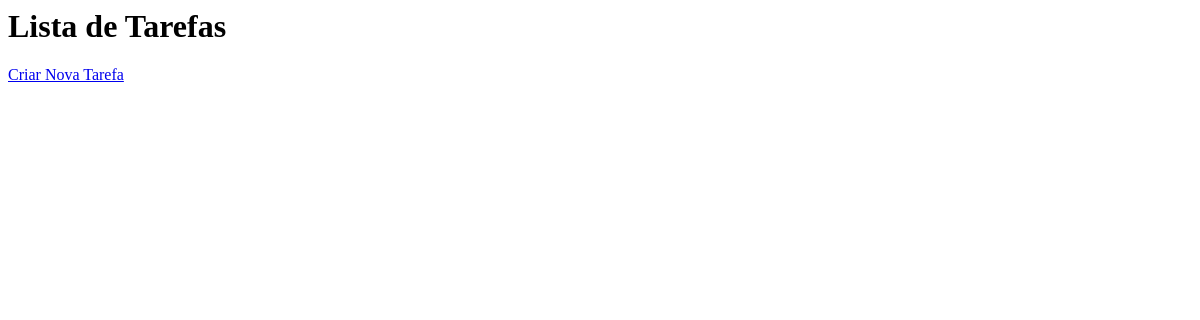
Before: / with the older database file.
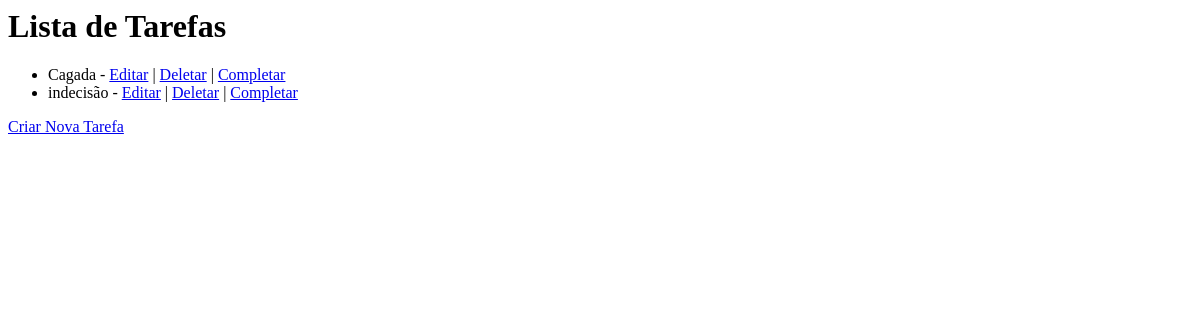
After: the same page with the newer database file.
### todos/models.py (models this page shows)
class Todo(models.Model):
    title = models.CharField(max_length=100, null=False, blank=False)
    created_at = models.DateField(auto_now_add=True, null=False, blank=False)
    deadline = models.DateField(null=False, blank=False)
    finished_at = models.DateField(null=True)

### todos/views.py (the view)
# urls.py: path('', TodoListView.as_view(), name='todo_list'),
class TodoListView(ListView):
    model = Todo

### todos/templates/todos/todo_list.html
<h1>Lista de Tarefas</h1>
<ul>
    {% for todo in todo_list %}
        <li>{{ todo.title }} -
            <a href="{% url 'todo_update' todo.pk %}">Editar</a> |
            <a href="{% url 'todo_delete' todo.pk %}">Deletar</a> |
            <a href="{% url 'todo_complete' todo.pk %}">Completar</a>
        </li>
    {% endfor %}
</ul>
<a href="{% url 'todo_create' %}">Criar Nova Tarefa</a>

Changed rows visible on the page:
added Todo: title "Cagada"
added Todo: title "indecisão"
